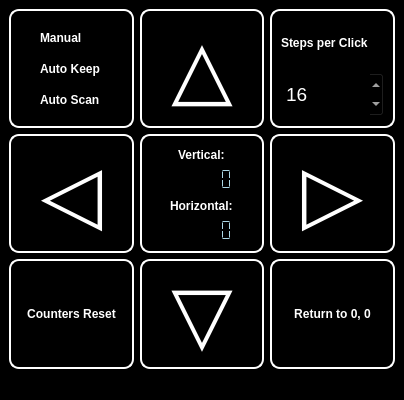
<?xml version="1.0" encoding="UTF-8"?>
<ui version="4.0">
 <class>MainWindow</class>
 <widget class="QMainWindow" name="MainWindow">
  <property name="geometry">
   <rect>
    <x>0</x>
    <y>0</y>
    <width>404</width>
    <height>400</height>
   </rect>
  </property>
  <property name="windowTitle">
   <string>MainWindow</string>
  </property>
  <property name="styleSheet">
   <string notr="true">QWidget{background-color:black;}
QFrame{
    border-style: outset;
    border-width: 2px;
    border-radius: 10px;
    border-color: white;
    color: white; 
    background-color:black;
}
QLCDNumber{
   color: white; 
   background-color:black; 
   border-width: 0px;
}
QLabel
 {
   color: white; 
   background-color:black; 
   border-width: 0px;
   font-weight: bold;
  }
QRadioButton
 {
   color: white; 
   background-color:black; 
   border-width: 0px;
   font-weight: bold;
  }
QRadioButton:hover {color: yellow;}
QSpinBox{color: white; background-color:black;}
QPushButton {
   background-color: black;
   color: white;
   border-style: outset;
   border-width: 2px;
   border-radius: 10px;
   border-color: white;
   padding: 6px;
   font-weight: bold;
}
QPushButton:hover {color: yellow;}
QLCDNumber {color: lightblue;}
</string>
  </property>
  <widget class="QWidget" name="centralwidget">
   <layout class="QGridLayout" name="gridLayout">
    <item row="0" column="3">
     <widget class="QFrame" name="frame_3">
      <property name="frameShape">
       <enum>QFrame::NoFrame</enum>
      </property>
      <property name="frameShadow">
       <enum>QFrame::Raised</enum>
      </property>
      <layout class="QVBoxLayout" name="verticalLayout_2">
       <item>
        <widget class="QLabel" name="label_3">
         <property name="text">
          <string>Steps per Click</string>
         </property>
        </widget>
       </item>
       <item>
        <widget class="QSpinBox" name="StepsBox">
         <property name="sizePolicy">
          <sizepolicy hsizetype="Preferred" vsizetype="Preferred">
           <horstretch>0</horstretch>
           <verstretch>0</verstretch>
          </sizepolicy>
         </property>
         <property name="font">
          <font>
           <pointsize>14</pointsize>
          </font>
         </property>
         <property name="minimum">
          <number>1</number>
         </property>
         <property name="maximum">
          <number>10000</number>
         </property>
         <property name="stepType">
          <enum>QAbstractSpinBox::AdaptiveDecimalStepType</enum>
         </property>
         <property name="value">
          <number>16</number>
         </property>
        </widget>
       </item>
      </layout>
     </widget>
    </item>
    <item row="1" column="0">
     <widget class="QPushButton" name="LeftButton">
      <property name="sizePolicy">
       <sizepolicy hsizetype="Preferred" vsizetype="Preferred">
        <horstretch>0</horstretch>
        <verstretch>0</verstretch>
       </sizepolicy>
      </property>
      <property name="font">
       <font>
        <pointsize>60</pointsize>
        <weight>75</weight>
        <bold>true</bold>
       </font>
      </property>
      <property name="text">
       <string>◁</string>
      </property>
      <property name="shortcut">
       <string>Left</string>
      </property>
     </widget>
    </item>
    <item row="2" column="1">
     <widget class="QPushButton" name="DownButton">
      <property name="font">
       <font>
        <pointsize>60</pointsize>
        <weight>75</weight>
        <bold>true</bold>
       </font>
      </property>
      <property name="text">
       <string>▽</string>
      </property>
      <property name="shortcut">
       <string>Down</string>
      </property>
     </widget>
    </item>
    <item row="2" column="0">
     <widget class="QPushButton" name="ResetButton">
      <property name="sizePolicy">
       <sizepolicy hsizetype="Preferred" vsizetype="Preferred">
        <horstretch>0</horstretch>
        <verstretch>0</verstretch>
       </sizepolicy>
      </property>
      <property name="text">
       <string>Counters Reset</string>
      </property>
     </widget>
    </item>
    <item row="1" column="3">
     <widget class="QPushButton" name="RightButton">
      <property name="sizePolicy">
       <sizepolicy hsizetype="Preferred" vsizetype="Preferred">
        <horstretch>0</horstretch>
        <verstretch>0</verstretch>
       </sizepolicy>
      </property>
      <property name="font">
       <font>
        <pointsize>60</pointsize>
        <weight>75</weight>
        <bold>true</bold>
       </font>
      </property>
      <property name="text">
       <string>▷</string>
      </property>
      <property name="shortcut">
       <string>Right</string>
      </property>
     </widget>
    </item>
    <item row="1" column="1">
     <widget class="QFrame" name="frame">
      <property name="styleSheet">
       <string notr="true"/>
      </property>
      <property name="frameShape">
       <enum>QFrame::NoFrame</enum>
      </property>
      <property name="frameShadow">
       <enum>QFrame::Raised</enum>
      </property>
      <layout class="QVBoxLayout" name="verticalLayout">
       <item alignment="Qt::AlignHCenter|Qt::AlignBottom">
        <widget class="QLabel" name="label">
         <property name="text">
          <string>Vertical:</string>
         </property>
        </widget>
       </item>
       <item>
        <widget class="QLCDNumber" name="YlcdNumber">
         <property name="styleSheet">
          <string notr="true"/>
         </property>
         <property name="digitCount">
          <number>6</number>
         </property>
         <property name="segmentStyle">
          <enum>QLCDNumber::Flat</enum>
         </property>
        </widget>
       </item>
       <item alignment="Qt::AlignHCenter|Qt::AlignBottom">
        <widget class="QLabel" name="label_2">
         <property name="text">
          <string>Horizontal:</string>
         </property>
        </widget>
       </item>
       <item>
        <widget class="QLCDNumber" name="XlcdNumber">
         <property name="digitCount">
          <number>6</number>
         </property>
         <property name="segmentStyle">
          <enum>QLCDNumber::Flat</enum>
         </property>
        </widget>
       </item>
      </layout>
     </widget>
    </item>
    <item row="0" column="0">
     <widget class="QFrame" name="frame_2">
      <property name="frameShape">
       <enum>QFrame::NoFrame</enum>
      </property>
      <property name="frameShadow">
       <enum>QFrame::Raised</enum>
      </property>
      <layout class="QVBoxLayout" name="verticalLayout_3">
       <item>
        <widget class="QRadioButton" name="ManualButton">
         <property name="text">
          <string>Manual</string>
         </property>
        </widget>
       </item>
       <item>
        <widget class="QRadioButton" name="AutoKeepButton">
         <property name="text">
          <string>Auto Keep</string>
         </property>
        </widget>
       </item>
       <item>
        <widget class="QRadioButton" name="AutoScanButton">
         <property name="text">
          <string>Auto Scan</string>
         </property>
        </widget>
       </item>
      </layout>
     </widget>
    </item>
    <item row="0" column="1">
     <widget class="QPushButton" name="UpButton">
      <property name="sizePolicy">
       <sizepolicy hsizetype="Preferred" vsizetype="Preferred">
        <horstretch>0</horstretch>
        <verstretch>0</verstretch>
       </sizepolicy>
      </property>
      <property name="font">
       <font>
        <pointsize>60</pointsize>
        <weight>75</weight>
        <bold>true</bold>
       </font>
      </property>
      <property name="styleSheet">
       <string notr="true"/>
      </property>
      <property name="text">
       <string>△</string>
      </property>
      <property name="shortcut">
       <string>Up</string>
      </property>
     </widget>
    </item>
    <item row="2" column="3">
     <widget class="QPushButton" name="ReturnButton">
      <property name="sizePolicy">
       <sizepolicy hsizetype="Preferred" vsizetype="Preferred">
        <horstretch>0</horstretch>
        <verstretch>0</verstretch>
       </sizepolicy>
      </property>
      <property name="text">
       <string>Return to 0, 0</string>
      </property>
     </widget>
    </item>
   </layout>
  </widget>
  <widget class="QStatusBar" name="statusbar"/>
 </widget>
 <tabstops>
  <tabstop>ManualButton</tabstop>
  <tabstop>AutoKeepButton</tabstop>
  <tabstop>AutoScanButton</tabstop>
  <tabstop>UpButton</tabstop>
  <tabstop>StepsBox</tabstop>
  <tabstop>LeftButton</tabstop>
  <tabstop>RightButton</tabstop>
  <tabstop>ResetButton</tabstop>
  <tabstop>DownButton</tabstop>
  <tabstop>ReturnButton</tabstop>
 </tabstops>
 <resources/>
 <connections/>
</ui>
